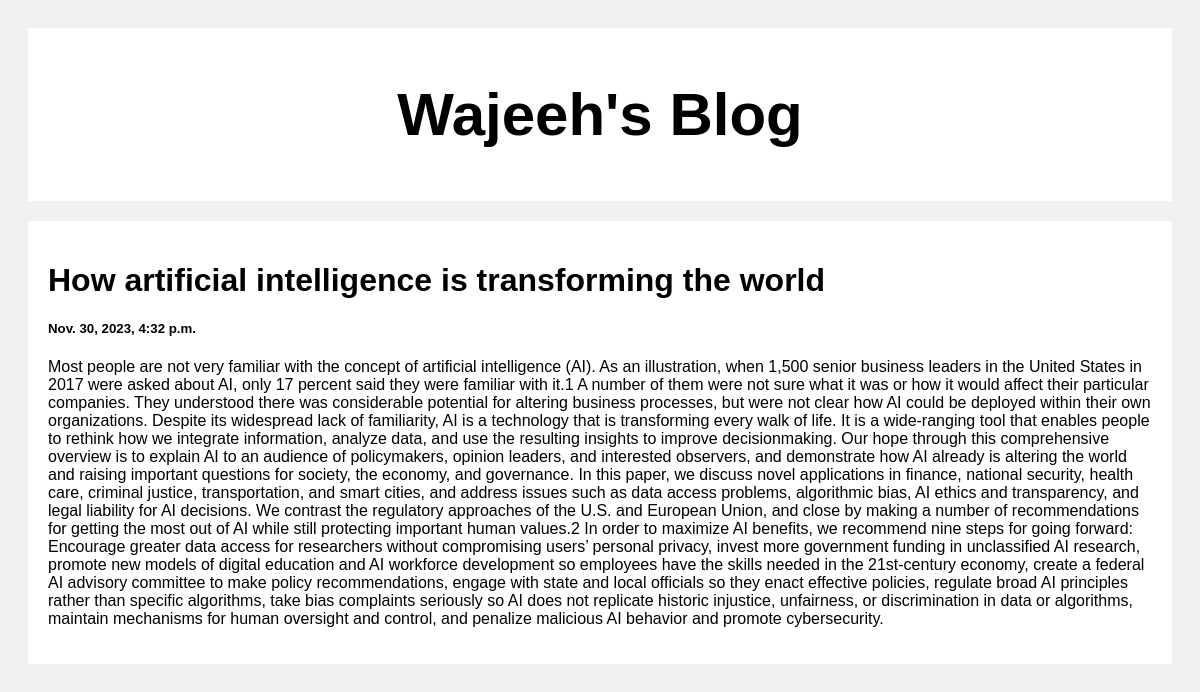
Screenshot of /post/2 with the database file from the repository.
### posts/models.py (models this page shows)
class Posts(models.Model):
    title = models.CharField(max_length=150)
    body = models.CharField(max_length=150000)
    created_at = models.DateTimeField(default=datetime.now, blank=True)

### posts/views.py (the view)
# urls.py: path('post/<str:id>', views.post, name='post')
def post(request, id):
    posts = Posts.objects.get(id=id)
    return render(request, 'post.html', {'posts': posts})

### templates/post.html (shortened to what this page needs)
<!DOCTYPE html>
<html>
<head>
</head>
<body>
<div class="header">
  <h2>Wajeeh's Blog</h2>
</div>
<div class="row">
  <div class="leftcolumn">
    <div class="card">
        <h1>{{posts.title}}</h1>
        <h5>{{posts.created_at}}</h5>
        <p>{{posts.body}}</p>
    </div>
  </div>
</div>
</body>
</html>

### templates/post.html (style rules this page uses)
* { box-sizing: border-box; }
body { font-family: Arial; padding: 20px; background: #f1f1f1; }
.header { padding: 2px; font-size: 40px; text-align: center; background: white; }
.leftcolumn { float: left; width: 100%; }
.card { background-color: white; padding: 20px; margin-top: 20px; }
.row:after { content: ""; display: table; clear: both; }

### rows the page displays
Posts: title "How artificial intelligence is transforming the world", created_at "Nov. 30, 2023, 4:32 p.m.", body "Most people are not very familiar with the concept of artificial intelligence (AI). As an illustration, when 1,500 senior business leaders in the United States in 2017 were asked about AI, only 17 percent said they were familiar with it.1 A number of them were not sure what it was or how it would affect their particular companies. They understood there was considerable potential for altering business processes, but were not clear how AI could be deployed within their own organizations. Despite its widespread lack of familiarity, AI is a technology that is transforming every walk of life. It is a wide-ranging tool that enables people to rethink how we integrate information, analyze data, and…"
